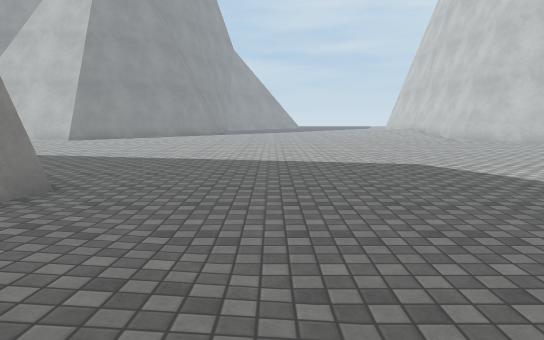
view 1 (above)

17 first-person views from a walk through a 3-D level made in the Unity game engine. The camera is 1.2 m above the floor, tilts 8° down and sees 70° across. The floor is counted in squares, 1 m on a side. Each view is taken from the middle of a square. On the plan, view 1 faces up. The plan holds only what a view shows up to about 15 squares ahead; the rest is blank. The place goes on beyond the plan. The player is left out. Surface patterns are stand-ins for the level's own textures.

view 2
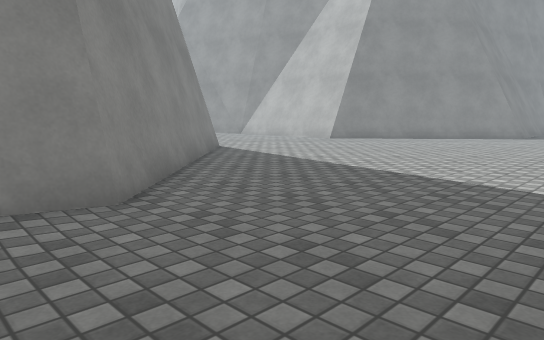

view 3
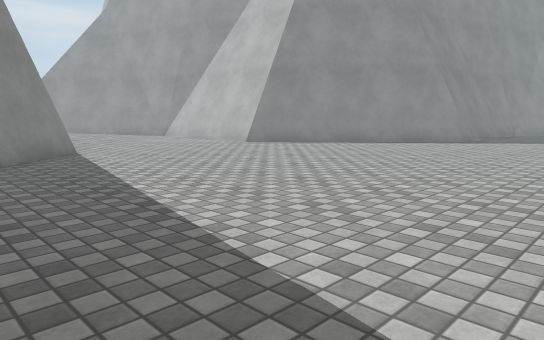

view 4
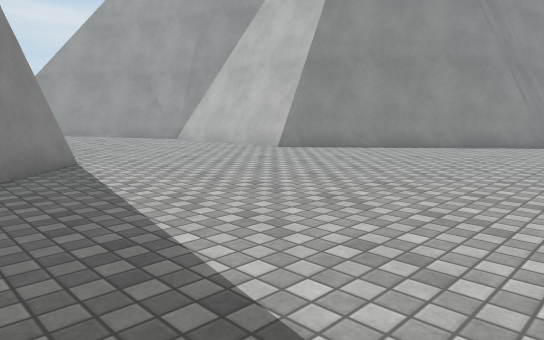

view 5
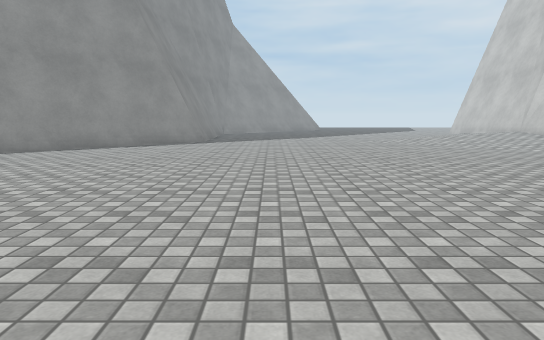

view 6
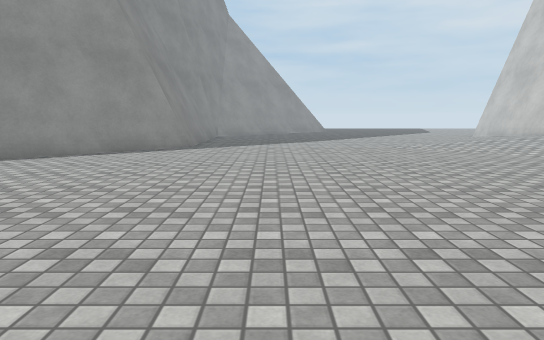

view 7
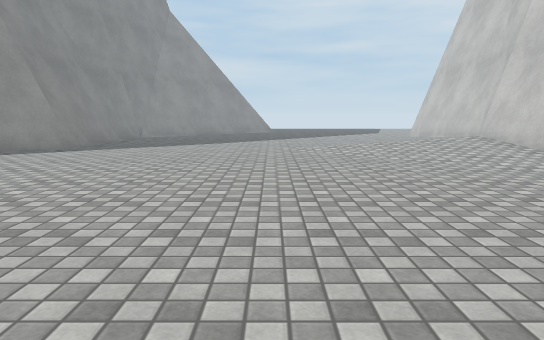

view 8
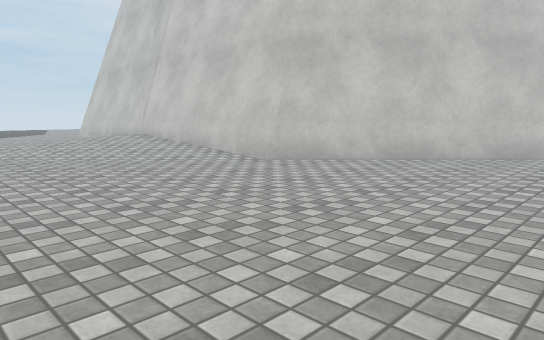

view 9
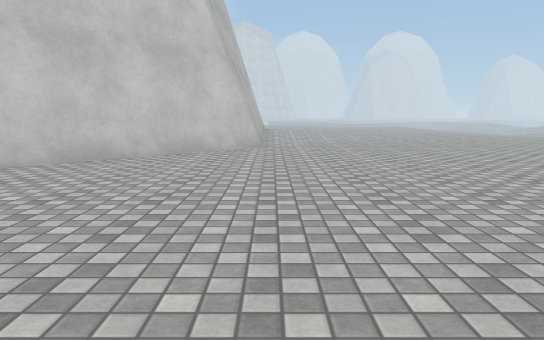

view 10
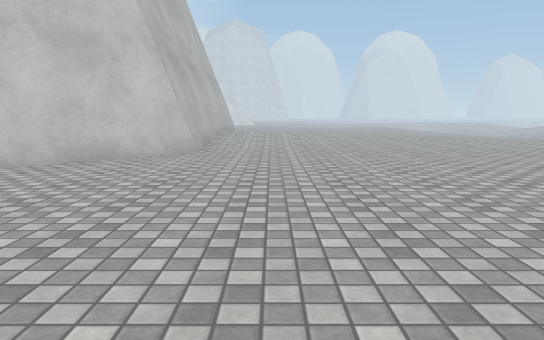

view 11
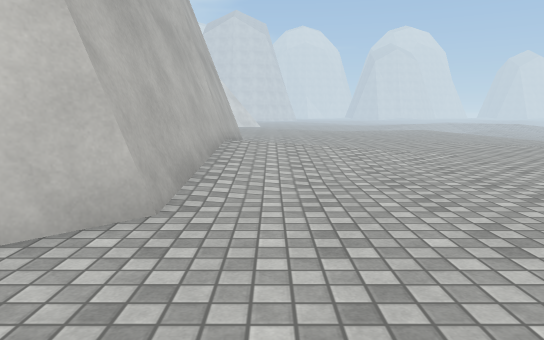

view 12
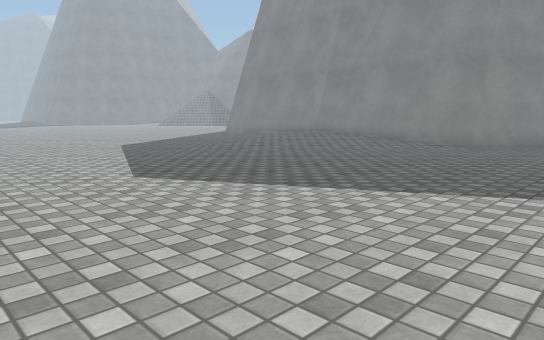

view 13
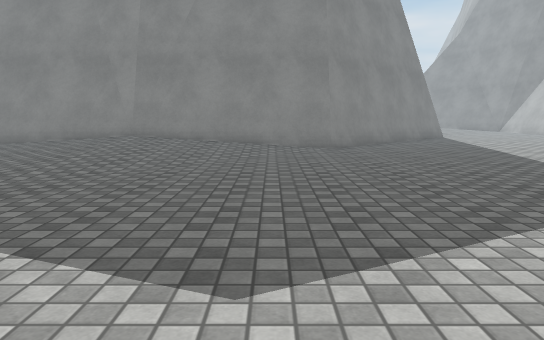

view 14
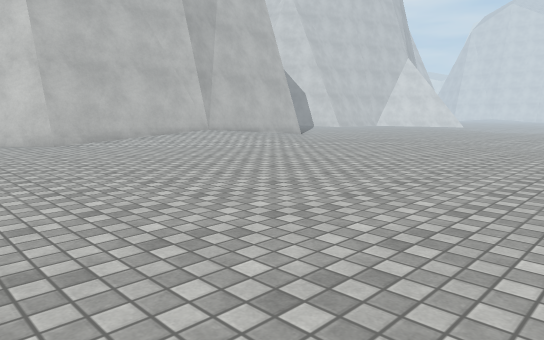

view 15
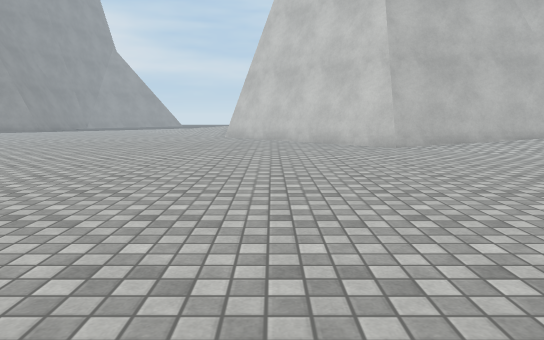

view 16
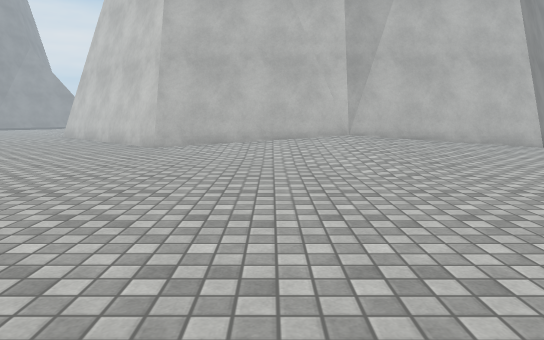

view 17
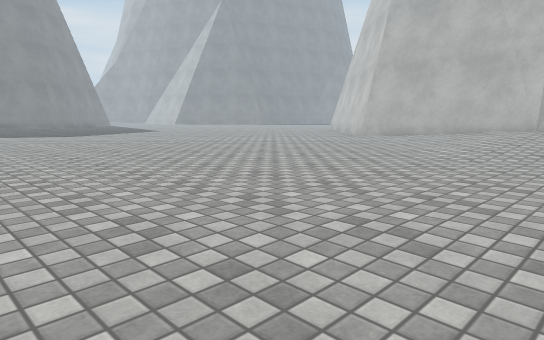

### Floor plan
Key: @ floor where view 1 was taken; # wall or solid block; . main floor; : floor 0.25 m higher than the main floor; + floor 0.5 m higher than the main floor; = window, fence, low wall or low ledge.
Columns run from 16 left of view 1 to 28 right of it. Each row starts with its distance up from view 1.
 30            #=........      #
 29            #=........::::++#
 28           ##..........:::++#
 27          ##............:::+#
 26         ##..............:::#
 25        ##................::#
 24       ##..................:#
 23      ##....................#
 22      #.....................#
 21     .......................##
 20    .........................##
 19   ...........................##
 18  .............................##
 17 :..............................##
 16 ::..............................##
 15   :..............................############
 14      #..............................:::++++::
 13      ##..............................:::++:::
 12       ##..............................:::::::
 11        ##..............................:::::.
 10         ##..............................:::..
  9          ##..............................:...
  8           ##.................................
  7            ##................................
  6            ##................................
  5             #................................
  4             #:...............................
  3             #::........... ..................
  2             #:::.......... ..................
  1             #+:::......... ..................
  0             #++:@:........   ................
 -1             #+::::........    ..............
 -2             #::::   .....    . ..        .. .
 -3             #:::     ....

Where each view was taken, in squares from view 1:
view 1: 0 up, 0 right, facing up
view 2: 5 up, 1 right, facing up-left
view 3: 10 up, 2 right, facing up-left
view 4: 11 up, 1 left, facing up-left
view 5: 11 up, 1 left, facing up
view 6: 14 up, 1 left, facing up
view 7: 15 up, 3 right, facing up
view 8: 14 up, 3 right, facing up-right
view 9: 14 up, 3 right, facing right
view 10: 12 up, 5 right, facing right
view 11: 13 up, 13 right, facing right
view 12: 12 up, 11 right, facing down-left
view 13: 5 up, 10 right, facing left
view 14: 2 down, 13 right, facing up-right
view 15: 0 up, 13 right, facing up
view 16: 0 up, 22 right, facing up
view 17: 2 down, 28 right, facing up-left
